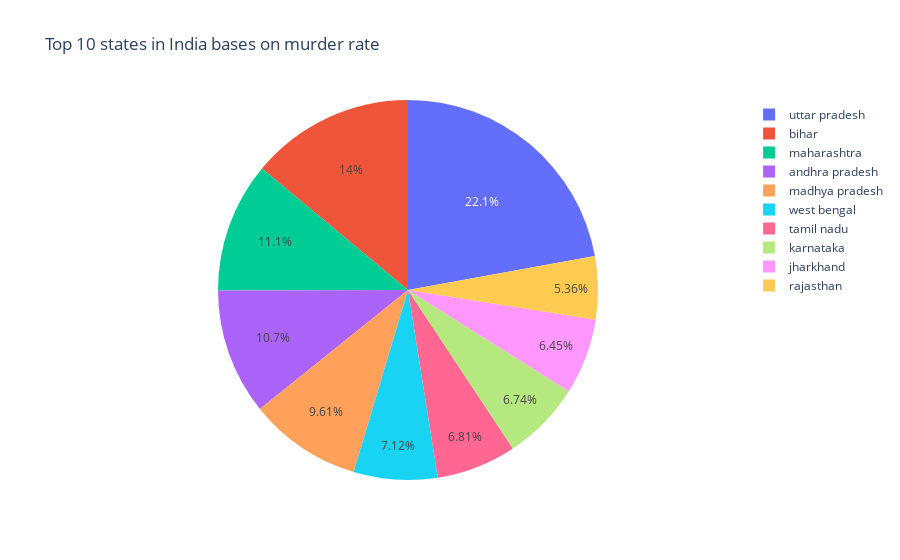

The notebook cell saved with this chart:
### Code cell
px.pie(top.iloc[:10],names="state",values="total",title="Top 10 states in India bases on murder rate")

### Figure 1 — Plotly figure (JSON) as saved in the notebook; plotly's stock layout.template omitted (floating-point values rounded to 4 significant figures)
{"data": [{"domain": {"x": [0, 1], "y": [0, 1]}, "hovertemplate": "state=%{label}<br>total=%{value}<extra></extra>", "labels": ["uttar pradesh", "bihar", "maharashtra", "andhra pradesh", "madhya pradesh", "west bengal", "tamil nadu", "karnataka", "jharkhand", "rajasthan"], "legendgroup": "", "name": "", "showlegend": true, "type": "pie", "values": [65443, 41245, 32767, 31756, 28399, 21056, 20127, 19937, 19060, 15844]}], "layout": {"legend": {"tracegroupgap": 0}, "title": {"text": "Top 10 states in India bases on murder rate"}}}
